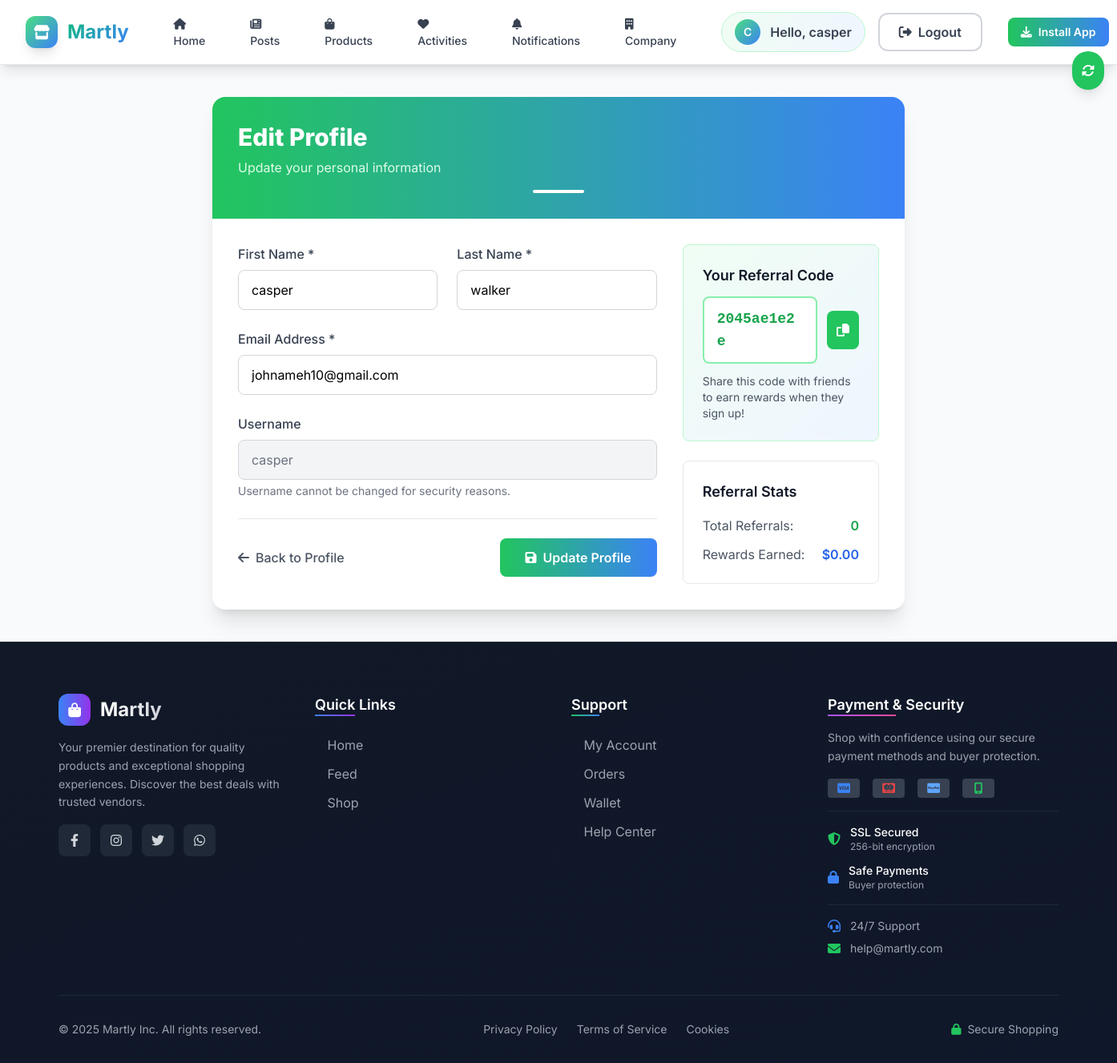
/profile/edit.php (signed in), run on the app's committed database.
### tables this page shows
CREATE TABLE `users` (
  `id` int(11) NOT NULL,
  `username` varchar(50) NOT NULL,
  `email` varchar(100) NOT NULL,
  `password` varchar(255) NOT NULL,
  `first_name` varchar(50) DEFAULT NULL,
  `last_name` varchar(50) DEFAULT NULL,
  `profile_picture` varchar(255) DEFAULT NULL,
  `user_type` enum('customer','vendor','admin') DEFAULT 'customer',
  `referral_code` varchar(20) DEFAULT NULL,
  `referred_by` int(11) DEFAULT NULL,
  `created_at` timestamp NOT NULL DEFAULT current_timestamp(),
  `updated_at` timestamp NOT NULL DEFAULT current_timestamp() ON UPDATE current_timestamp(),
  `referred_count` int(11) DEFAULT 0
);

### includes/config.php (called while the page is built, shortened)
<?php
try {
    $pdo = new PDO("mysql:host=" . DB_HOST . ";dbname=" . DB_NAME, DB_USER, DB_PASS);
    $pdo->setAttribute(PDO::ATTR_ERRMODE, PDO::ERRMODE_EXCEPTION);
    $pdo->setAttribute(PDO::ATTR_DEFAULT_FETCH_MODE, PDO::FETCH_ASSOC);
} catch (PDOException $e) {
    die("Connection failed: " . $e->getMessage());
}
function isLoggedIn()
{
    return isset($_SESSION['user_id']);
}
function getCurrentUser()
{
    global $pdo;
    if (isLoggedIn()) {
        $stmt = $pdo->prepare("SELECT * FROM users WHERE id = ?");
        $stmt->execute([$_SESSION['user_id']]);
        return $stmt->fetch();
    }
    return null;
}
function getUnreadActivityCount()
{
    global $pdo;
    $currentUser = getCurrentUser();
    $stmt = $pdo->prepare("SELECT COUNT(*) FROM activities WHERE user_id = ? AND is_read = FALSE");
    $stmt->execute([$currentUser['id']]);
    return $stmt->fetchColumn();
}

### profile/edit.php (the view, shortened to what this page needs)
<?php
require_once '../includes/config.php';
$currentUser = getCurrentUser();
$stmt = $pdo->prepare("
    SELECT u.username, u.created_at
    FROM users u
    WHERE u.referred_by = ?
    ORDER BY u.created_at DESC
");
$stmt->execute([$currentUser['id']]);
$referredUsers = $stmt->fetchAll();
?>
<?php require_once '../includes/header.php'; ?>
<div class="max-w-4xl mx-auto px-4 py-10">
    <div class="bg-white rounded-2xl shadow-xl overflow-hidden">
        <div class="bg-gradient-to-r from-green-500 to-blue-500 p-8 text-white">
            <h1 class="text-3xl font-extrabold mb-2">Edit Profile</h1>
            <p class="text-green-100">Update your personal information</p>
            <div class="mt-4 flex justify-center">
                <div class="w-16 h-1 bg-white rounded-full"></div>
            </div>
        </div>
        <div class="p-8">
            <div class="grid grid-cols-1 lg:grid-cols-3 gap-8">
                <div class="lg:col-span-2">
                    <form method="POST" class="space-y-6">
                        <div class="grid grid-cols-1 md:grid-cols-2 gap-6">
                            <div>
                                <label for="first_name" class="block text-base font-medium text-gray-700 mb-2">
                                    First Name *
                                </label>
                                <input type="text" id="first_name" name="first_name" required
                                       class="w-full px-4 py-3 border border-gray-300 rounded-lg focus:outline-none focus:ring-2 focus:ring-green-500 focus:border-transparent transition duration-300"
                                       placeholder="Enter your first name"
                                       value="<?php echo htmlspecialchars($currentUser['first_name'] ?? ''); ?>">
                            </div>
                            <div>
                                <label for="last_name" class="block text-base font-medium text-gray-700 mb-2">
                                    Last Name *
                                </label>
                                <input type="text" id="last_name" name="last_name" required
                                       class="w-full px-4 py-3 border border-gray-300 rounded-lg focus:outline-none focus:ring-2 focus:ring-green-500 focus:border-transparent transition duration-300"
                                       placeholder="Enter your last name"
                                       value="<?php echo htmlspecialchars($currentUser['last_name'] ?? ''); ?>">
                            </div>
                        </div>
                        <div>
                            <label for="email" class="block text-base font-medium text-gray-700 mb-2">
                                Email Address *
                            </label>
                            <input type="email" id="email" name="email" required
                                   class="w-full px-4 py-3 border border-gray-300 rounded-lg focus:outline-none focus:ring-2 focus:ring-green-500 focus:border-transparent transition duration-300"
                                   placeholder="your@email.com"
                                   value="<?php echo htmlspecialchars($currentUser['email']); ?>">
                        </div>
                        <div>
                            <label class="block text-base font-medium text-gray-700 mb-2">Username</label>
                            <input type="text" disabled
                                   class="w-full px-4 py-3 border border-gray-300 rounded-lg bg-gray-100 text-gray-500"
                                   value="<?php echo htmlspecialchars($currentUser['username']); ?>">
                            <p class="text-sm text-gray-500 mt-1">Username cannot be changed for security reasons.</p>
                        </div>
                        <div class="flex items-center justify-between pt-6 border-t border-gray-200">
                            <a href="/online-plaza/profile/index.php" class="text-gray-600 hover:text-gray-800 font-medium flex items-center">
                                <i class="fas fa-arrow-left mr-2"></i>
                                Back to Profile
                            </a>
                            <button type="submit" class="bg-gradient-to-r from-green-500 to-blue-500 text-white px-8 py-3 rounded-lg hover:from-green-600 hover:to-blue-600 transition font-semibold flex items-center">
                                <i class="fas fa-save mr-2"></i>
                                Update Profile
                            </button>
                        </div>
                    </form>
                </div>
                <div class="space-y-6">
                    <div class="bg-gradient-to-br from-green-50 to-blue-50 border border-green-200 rounded-lg p-6">
                        <h3 class="text-lg font-semibold text-gray-900 mb-3">Your Referral Code</h3>
                        <div class="flex items-center space-x-3 mb-3">
                            <div class="flex-1 bg-white px-4 py-3 rounded-lg border-2 border-green-300">
                                <code class="text-lg font-mono font-bold text-green-600 break-all">
                                    <?php echo htmlspecialchars($currentUser['referral_code']); ?>
                                </code>
                            </div>
                            <button onclick="copyReferralCode()"
                                    class="bg-green-500 text-white p-3 rounded-lg hover:bg-green-600 transition duration-300 flex-shrink-0"
                                    title="Copy Referral Code">
                                <i class="fas fa-copy"></i>
                            </button>
                        </div>
                        <p class="text-sm text-gray-600">
                            Share this code with friends to earn rewards when they sign up!
                        </p>
                    </div>
                    <div class="bg-white border border-gray-200 rounded-lg p-6">
                        <h3 class="text-lg font-semibold text-gray-900 mb-4">Referral Stats</h3>
                        <div class="space-y-3">
                            <div class="flex justify-between items-center">
                                <span class="text-gray-600">Total Referrals:</span>
                                <span class="font-semibold text-green-600"><?php echo count($referredUsers); ?></span>
                            </div>
                            <div class="flex justify-between items-center">
                                <span class="text-gray-600">Rewards Earned:</span>
                                <span class="font-semibold text-blue-600">$0.00</span>
                            </div>
                        </div>
                    </div>
                </div>
            </div>
        </div>
    </div>
</div>
<?php require_once '../includes/footer.php'; ?>

### includes/header.php (shortened to what this page needs)
<?php
require_once 'config.php';
$currentUser = getCurrentUser();
$unreadActivityCount = isLoggedIn() ? getUnreadActivityCount() : 0;
?>
<!DOCTYPE html>
<html lang="en">
<head>
    <script src="https://cdn.tailwindcss.com"></script>
    <link rel="stylesheet" href="https://cdnjs.cloudflare.com/ajax/libs/font-awesome/6.4.0/css/all.min.css">
    <link rel="stylesheet" href="/assets/css/style.css">
</head>
<body class="bg-gray-50">
    <nav class="nav-blur shadow-lg sticky top-0 border-b border-gray-200 z-30">
        <div class="w-full mx-auto nav-container">
            <div class="flex justify-between items-center h-14 md:h-16 lg:h-20 px-3 sm:px-4 lg:px-8">
                <a href="/online-plaza/index.php" class="flex items-center space-x-2 sm:space-x-3 group flex-shrink-0">
                    <div class="w-7 h-7 sm:w-8 sm:h-8 lg:w-10 lg:h-10 bg-gradient-to-br from-green-400 to-blue-500 rounded-xl flex items-center justify-center shadow-lg transform group-hover:rotate-12 transition-transform duration-300">
                        <i class="fas fa-store text-white text-xs sm:text-sm lg:text-lg"></i>
                    </div>
                    <span class="font-bold text-lg sm:text-xl lg:text-2xl logo-gradient logo-text">Martly</span>
                </a>
                <div class="hidden md:flex items-center justify-center flex-1 mx-2 lg:mx-8 compact-menu">
                    <div class="flex items-center space-x-1 lg:space-x-2">
                        <a href="/online-plaza/index.php" class="nav-link px-3 lg:px-6 py-2 lg:py-3 rounded-xl font-medium text-gray-700 hover:text-green-600 hover:bg-green-50/50 transition-all duration-300 <?php echo (basename($_SERVER['PHP_SELF']) === 'index.php' && !isset($_GET['page'])) ? 'active' : ''; ?>">
                            <i class="fas fa-home mr-2"></i>
                            <span class="nav-link-text">Home</span>
                        </a>
                        <a href="/online-plaza/posts/index.php" class="nav-link px-3 lg:px-6 py-2 lg:py-3 rounded-xl font-medium text-gray-700 hover:text-green-600 hover:bg-green-50/50 transition-all duration-300 <?php echo strpos($_SERVER['REQUEST_URI'], 'posts/') !== false ? 'active' : ''; ?>">
                            <i class="fas fa-newspaper mr-2"></i>
                            <span class="nav-link-text">Posts</span>
                        </a>
                        <a href="/online-plaza/products/index.php" class="nav-link px-3 lg:px-6 py-2 lg:py-3 rounded-xl font-medium text-gray-700 hover:text-green-600 hover:bg-green-50/50 transition-all duration-300 <?php echo strpos($_SERVER['REQUEST_URI'], 'products/') !== false ? 'active' : ''; ?>">
                            <i class="fas fa-shopping-bag mr-2"></i>
                            <span class="nav-link-text">Products</span>
                        </a>
                        <?php if (isLoggedIn()): ?>
                            <a href="/online-plaza/activities/index.php" class="nav-link relative px-3 lg:px-6 py-2 lg:py-3 rounded-xl font-medium text-gray-700 hover:text-green-600 hover:bg-green-50/50 transition-all duration-300 <?php echo strpos($_SERVER['REQUEST_URI'], 'activities/') !== false ? 'active' : ''; ?>">
                                <i class="fas fa-heart mr-2"></i>
                                <span class="nav-link-text">Activities</span>
                            </a>
                            <?php if ($currentUser && $currentUser['user_type'] === 'vendor'): ?>
                                <a href="/online-plaza/company/orders.php" class="nav-link relative px-3 lg:px-6 py-2 lg:py-3 rounded-xl font-medium text-gray-700 hover:text-green-600 hover:bg-green-50/50 transition-all duration-300 <?php echo strpos($_SERVER['REQUEST_URI'], 'company/orders') !== false ? 'active' : ''; ?>">
                                    <i class="fas fa-bell mr-2"></i>
                                    <span class="nav-link-text">Notifications</span>
                                </a>
                                <a href="/online-plaza/company/dashboard.php" class="nav-link px-3 lg:px-6 py-2 lg:py-3 rounded-xl font-medium text-gray-700 hover:text-green-600 hover:bg-green-50/50 transition-all duration-300 <?php echo strpos($_SERVER['REQUEST_URI'], 'company/dashboard') !== false ? 'active' : ''; ?>">
                                    <i class="fas fa-building mr-2"></i>
                                    <span class="nav-link-text">Company</span>
                                </a>
                            <?php endif; ?>
                        <?php endif; ?>
                    </div>
                </div>
                <div class="hidden md:flex items-center space-x-2 lg:space-x-4 flex-shrink-0 user-actions">
                    <?php if (isLoggedIn()): ?>
                        <div class="flex items-center space-x-2 lg:space-x-3 px-2 lg:px-4 py-1 lg:py-2 bg-gradient-to-r from-green-50 to-blue-50 rounded-full border border-green-200 user-avatar-container">
                            <div class="w-6 h-6 lg:w-8 lg:h-8 bg-gradient-to-br from-green-400 to-blue-500 rounded-full flex items-center justify-center text-white font-semibold text-xs lg:text-sm user-avatar">
                                <?php echo strtoupper(substr($currentUser['first_name'] ?? $currentUser['username'], 0, 1)); ?>
                            </div>
                            <span class="text-gray-700 font-semibold text-sm lg:text-base user-greeting">Hello, <?php echo htmlspecialchars($currentUser['first_name'] ?? $currentUser['username']); ?></span>
                        </div>
                        <a href="/online-plaza/auth/logout.php" class="px-3 lg:px-6 py-1 lg:py-2.5 font-semibold text-gray-700 hover:text-red-600 border-2 border-gray-300 hover:border-red-400 rounded-xl transition-all duration-300 text-sm lg:text-base logout-btn">
                            <i class="fas fa-sign-out-alt mr-1 lg:mr-2"></i>Logout
                        </a>
                    <?php endif; ?>
                    <div class="hidden md:flex items-center" id="install-button-container">
                        <button id="install-martly-btn" class="ml-4 px-4 py-2 bg-gradient-to-r from-green-500 to-blue-500 text-white rounded-lg text-sm font-semibold hover:shadow-lg transition-all duration-300 flex items-center space-x-2">
                            <i class="fas fa-download"></i>
                            <span>Install App</span>
                        </button>
                    </div>
                </div>
            </div>
        </div>
    </nav>

### assets/css/style.css (style rules this page uses)
.nav-blur { backdrop-filter: blur(12px); background: rgba(255, 255, 255, 0.85); }
.nav-link { position: relative; transition: all 0.3s ease; }
.nav-link::after { content: ""; position: absolute; bottom: -2px; left: 50%; width: 0; height: 3px; background: linear-gradient(to right, #10b981, #3b82f6); transform: translateX(-50%); transition: width 0.3s ease; border-radius: 2px; }
.logo-gradient { background: linear-gradient(135deg, #10b981 0%, #3b82f6 100%); -webkit-background-clip: text; -webkit-text-fill-color: transparent; background-clip: text; }

### includes/header.php (style rules this page uses)
* { font-family: 'Inter', sans-serif; }
.nav-blur { backdrop-filter: blur(10px); background: rgba(255, 255, 255, 0.95); }
.logo-gradient { background: linear-gradient(135deg, #10b981, #3b82f6); -webkit-background-clip: text; -webkit-text-fill-color: transparent; background-clip: text; }
.nav-link { transition: all 0.3s ease; position: relative; font-size: 0.875rem; }
.user-greeting { max-width: 120px; white-space: nowrap; overflow: hidden; text-overflow: ellipsis; }
.compact-menu { gap: 0.25rem; }

### data on the page
users: first_name "C", first_name "casper", last_name "walker", email "johnameh10@gmail.com", username "casper", referral_code "2045ae1e2e"

### other printed values
count($referredUsers) "0"
